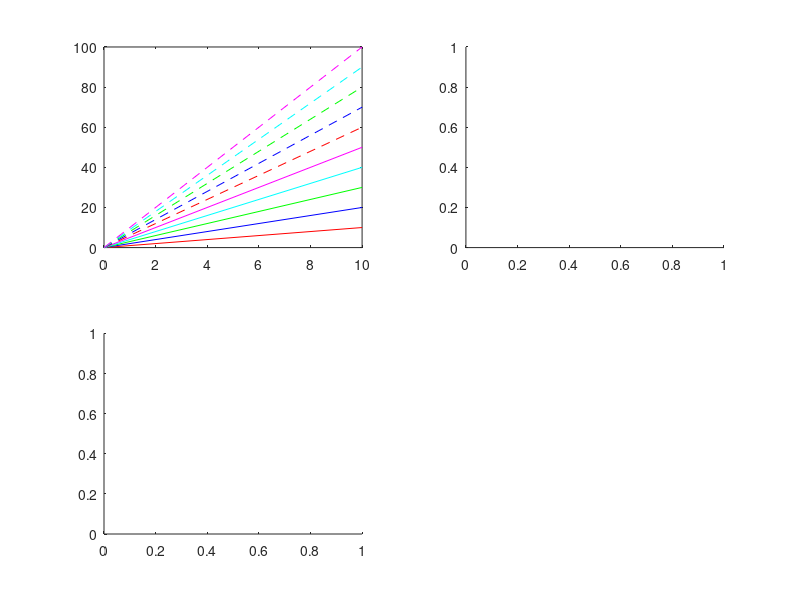

Write the MATLAB code that produced this figure. (Note: this script raises an error after producing the figure.)
%% |legendflex.m|: a more flexible, customizable legend
% Author: Kelly Kearney
%
% This repository includes the code for the |legendflex.m| Matlab function,
% along with all dependent functions required to run it. 
%
% This function offers a more flexible version of the legend command.  It
% offers a different method of positioning the legend, as well as options
% to:
%  
% * organize legend text and symbols in a grid with a specified number of
%   rows and/or columns 
% * rescale the horizontal space used by each legend symbol
% * create multiple legends for the same axis
% * add a title to the legend within the legend box
%
% This function should support all types of plot objects.
%
% *Legend positioning*
%
% Unlike in the default legend command, where the legend is positioned
% relative to the labeled objects' parent axis according to one of 16
% location strings, this function positions the legend based on two anchor
% points (one on either the figure or a child object of a figure, and one
% on the legend itself) and a buffer (or offset) between these two anchor
% points. The anchor points refer to the corners and centers of each
% side of the box surrounding the reference object and the legend itself;
% they can be refered to either as numbers (1-8, clockwise from northwest
% corner) or strings ('nw', 'n', 'ne', 'e', 'se', 's', 'sw', 'w').  The
% position of the legend is determined by these two points and the distance
% between them, defined in the 'buffer' variable, which by default is
% measured in pixels.  So the combination of
% 
%   (..., 'ref', gca, 'anchor', [3 3], 'buffer', [-10 -10])
% 
% means that you want the northeast corner of the current axis to be
% aligned with the northeast corner of the legend, but with the legend
% shifted 10 pixels to the left and down. 
% 
% This method of positioning can be particularly useful when labeling a
% figure that includes many subplots that share a common color scheme,
% where the "best" location for a legend is not necessarily within the
% bounds of an axis.  Unlike the legend command, the axes in the figure are
% never resized (and it is up to the user to check that the legend fits on
% the figure in the specified location).  In addition to being easier than
% manually positioning a legend, this function updates the legend location
% when the figure is resized, preserving the desired alignment.  The
% following anchor/buffer combinations, when used with the default
% reference and a buffer unit of pixels, approximately replicate the
% typical legend locations:
% 
%  Specifier              Anchor    Buffer
% 
%  north                  [2 2]     [  0 -10]
%  south                  [6 6]     [  0  10]
%  east                   [4 4]     [-10   0]
%  west                   [8 8]     [ 10   0]
%  northeast              [3 3]     [-10 -10]
%  northwest              [1 1]     [ 10 -10]
%  southeast              [5 5]     [-10  10]
%  southwest              [7 7]     [ 10  10]
%  northoutside*          [2 6]     [  0  10]
%  southoutside*          [6 2]     [  0 -10]
%  eastoutside*           [3 8]     [ 10   0]
%  westoutside*           [8 3]     [-10   0]
%  northeastoutside*      [3 1]     [ 10   0]
%  northwestoutside*      [1 3]     [-10   0]
%  southeastoutside*      [5 7]     [ 10   0]
%  southwestoutside*      [7 5]     [-10   0]  
%  
%  *placed outside axis rather than resizing plot box 
% 
%% Getting started
%
% *Prerequisites*
%
% This function requires Matlab R14 or later.
%
% *Downloading and installation*
%
% This code can be downloaded from <https://github.com/kakearney/legendflex-pkg/ Github>
% or the
% <http://www.mathworks.com/matlabcentral/fileexchange/31092
% MatlabCentral File Exchange>.  The File Exchange entry is updated daily
% from the GitHub repository.   
%
% *Matlab Search Path*
%
% The following folders need to be added to your Matlab Search path (via
% |addpath|, |pathtool|, etc.):
%
%   legendflex-pkg/legendflex
%   legendflex-pkg/setgetpos_V1.2

%% Syntax
%
%  legendflex(M, param1, val1, ...)
%  legendflex(h, M, param1, val1, ...)
%  [legend_h,object_h,plot_h,text_str] = legendflex(...)
%
% Input variables:
%
% * |M|:          cell array of strings, labels for legend
% * |h|:          handle of axis or handle(s) of object(s) to be labeled.  If
%                 this is an axis handle, all children of the axis will be
%                 included in the legend.  If not included, current axis is
%                 used.
%
% Optional input variables (passed as parameter/value pairs): [default]
%  
% * |ncol|:       number of columns, or 0 to indicate as many as necessary
%                 given the # of labeled objects [1 if nrow is 0, 0
%                 otherwise] 
% * |nrow|:       number of rows, or 0 to indicate as many as necessary
%                 given the # of labeled objects [0]
% * |ref|:        handle of object used to position the legend. This can be
%                 either a figure or a child object of a figure (and does not
%                 need to relate in any way to the objects being labeled).
%                 If not included, the reference will be to the axis that a
%                 normal legend would be associated with (usually the parent
%                 axis of the labeled objects, unless objects from multiple
%                 axes are passed, in which case it's the parent object of
%                 the first labeled object).
% * |anchor|:     1 x 2 array specifying which points of the reference object
%                 and new legend, respectively, to anchor to each other.
%                 Anchor points can be described using either numbers (in a 1
%                 x 2 double array) or directional strings (in a 1 x 2 cell
%                 array) as follows:
%                 1 = 'nw' = upper left corner,
%                 2 = 'n' = center of top edge,
%                 3 = 'ne' = upper right corner,
%                 4 = 'e' = center of right edge,
%                 5 = 'se' = bottom right corner,
%                 6 = 's' = center of bottom edge,
%                 7 = 'sw' = bottom left corner,
%                 8 = 'w' = center of left edge,       
%                 [[3 3], i.e. {'ne' 'ne'}] 
% * |buffer|:     1 x 2 array of horizontal and vertical distance,
%                 respectively, from the reference anchor point to the legend
%                 anchor point. Distance is measured in units specified by
%                 bufferunit. [[-10 -10]]               
% * |bufferunit|: unit for buffer distance.  Note that this property only
%                 affects the units used to position the legend, not the
%                 units for the legend itself (which is always a fixed size,
%                 based on the space needed to encapsulate the specified
%                 symbols and text).  The 'normalized' units are normalized
%                 to size of the figure. ['pixels']   
% * |box|:        'on' or 'off', specifies whether to enclose legend objects
%                 in a box ['on']
% * |xscale|:     scalar value indicating scale factor to apply to the width
%                 required by each symbol, relative to the size used by
%                 legend. For example, 0.5 will shorten the lines/patches by
%                 half. [1]
% * |title|:      A title string to be added inside the legend box, centered,
%                 above all legend entries.  This can be either a string or a
%                 cell array of strings; the latter will produce a multi-line
%                 title. If empty, no title is added.  ['']
% * |padding|:    1 x 3 array, pixel spacing added to beginning of each
%                 column (before symbol), between symbol and text, and after
%                 text, respectively.  Usually, the default provides the
%                 spacing typical of a regular legend, but occassionally the
%                 extent properties wrap a little too close to text, making
%                 things look crowded; in these cases you can try unsquishing
%                 (or squishing, via use of negative values) things via this
%                 parameter. [2 1 1]   
% * |nolisten|:   logical scalar.  If true, don't add the event listeners.
%                 The event listeners update the legend objects when you
%                 change a property of the labeled objects (such as line
%                 style, color, etc.).  However, the updating requires the
%                 legend to be redrawn, which can really slow things down,
%                 especially if you're labelling lots of objects that get
%                 changed together (if you change the line width of 100
%                 labeled lines, the legend gets redrawn 100 times).  In more
%                 recent releases, this also occurs when printing to file, so
%                 I recommend setting this to true if you plan to print a
%                 legend with a large number of labeled objects.  The legend
%                 will still be redrawn on figure resize regardless of the
%                 value of this parameter. [false]
%  
% In addition to these legendflex-specific parameters, this function will
% accept any parameter accepted by the original legend function (e.g.
% font properties) except 'location', 'boxon', 'boxoff', or 'hide'.
%
% Output variables:
%  
% * |legend_h|:   handle of the legend axis.  It is not linked to an axis or
%                 graphics objects in the same way as a Matlab legend.
%                 However, on figure resize, all properties of the legend
%                 objects are checked for changes, so adjusting the figure
%                 size can re-link the legend to the labeled objects after
%                 you have made changes to those objects.
% * |object_h|:   handles of the line, patch, and text graphics objects
%                 created in the legend 
% * |plot_h|:     handles of the lines and other objects labeled in this
%                 legend
% * |text_str|:   cell array of the text strings used in the legend

%% Examples
%
% First, let's create a subplot with 10 lines, 5 solid and 5 dashed, which
% cycle through 5 colors:

figure('color','w');
for iax = 1:3
    ax(iax) = subplot(2,2,iax);
end

linespec = [repmat({'r';'b';'g';'c';'m'},2,1), ...
            [repmat({'-'}, 5, 1); repmat({'--'}, 5, 1)]];


x = [0 10];
y = (1:10)'*x;
lbl = cellstr(num2str((1:10)'));

hln(:,1) = plot(ax(1), x, y);
set(hln(:,1), {'color','linestyle'}, linespec);

%%
% Now add a legend in the upper left corner, with the entries arranged in a
% 4 x 3 grid so it doesn't interfere with the data.  We've also decreased
% the horizontal space used by each legend line:

[hl(1).leg, hl(1).obj, hl(1).hout, hl(1).mout] = ...
    legendflex(hln(:,1), lbl, 'anchor', {'nw','nw'}, ...
    'buffer', [5 -5], ...
    'ncol', 3, ...
    'fontsize', 8, ...
    'xscale', 0.8, ...
    'box', 'off');
                          
                          
%%
% Plot the same lines in the second subplot.  But this time, let's add two
% legends: one for color, and one for line style.  Note that in this case,
% the second legend is positioned relative to the first, rather than
% relative to the axis itself:

hln(:,2) = plot(ax(2), x, y);
set(hln(:,2), {'color','linestyle'}, linespec);

[hl(2).leg, hl(2).obj, hl(2).hout, hl(2).mout] = ...
    legendflex(hln(1:5,2), lbl(1:5), ...
    'anchor', {'nw','nw'}, ...
    'buffer', [5 -5], ...
    'fontsize',8, ...
    'xscale',0.5, ...
    'title', 'Color');
[hl(3).leg, hl(3).obj, hl(3).hout, hl(3).mout] = ...
    legendflex(hln([1 6],2), {'thing 1', 'thing 2'}, ...
    'ref', hl(2).leg, ...
    'anchor', {'ne','nw'}, ...
    'buffer', [0 0], ...
    'fontsize', 8', ...
    'title', 'Line');

%%
% Our final subplot simply shows that this function will handle all object
% types.  We plot a |contourf| plot overlaid with a |quiver| plot, and
% label both above the subplot axis.
%
% _Well, almost any graphics object. In 2014b, there are some rendering
% bugs when legend is called with multiple outputs that can cause weird
% stuff to happen when labeling contour objects; these sorts of issues may
% continue as the Mathworks updates their graphics further._   

[X,Y] = meshgrid(-2:.2:2);
Z = X.*exp(-X.^2 - Y.^2);
[DX,DY] = gradient(Z,.2,.2);
axes(ax(3));
hold on;
[c,hcont] = contourf(X,Y,Z);
hquiv = quiver(X,Y,DX,DY);

[hl(4).leg, hl(4).obj, hl(4).hout, hl(4).mout] = ...
    legendflex([hcont hquiv], {'contour', 'quiver'}, ...
    'anchor',{'ne','se'}, ...
    'buffer',[0, 0.01], ...
    'bufferunit', 'normalized');


%% Contributions
%
% Community contributions to this package are welcome!
% 
% To report bugs, please submit
% <https://github.com/kakearney/legendflex-pkg/issues an issue> on GitHub and
% include:  
% 
% * your operating system
% * your version of Matlab and all relevant toolboxes (type |ver| at the Matlab command line to get this info)  
% * code/data to reproduce the error or buggy behavior, and the full text of any error messages received 
% 
% Please also feel free to submit enhancement requests, or to send pull
% requests (via GitHub) for bug fixes or new features. 
% 
% I do monitor the MatlabCentral FileExchange entry for any issues raised
% in the comments, but would prefer to track issues on GitHub. 
% 

